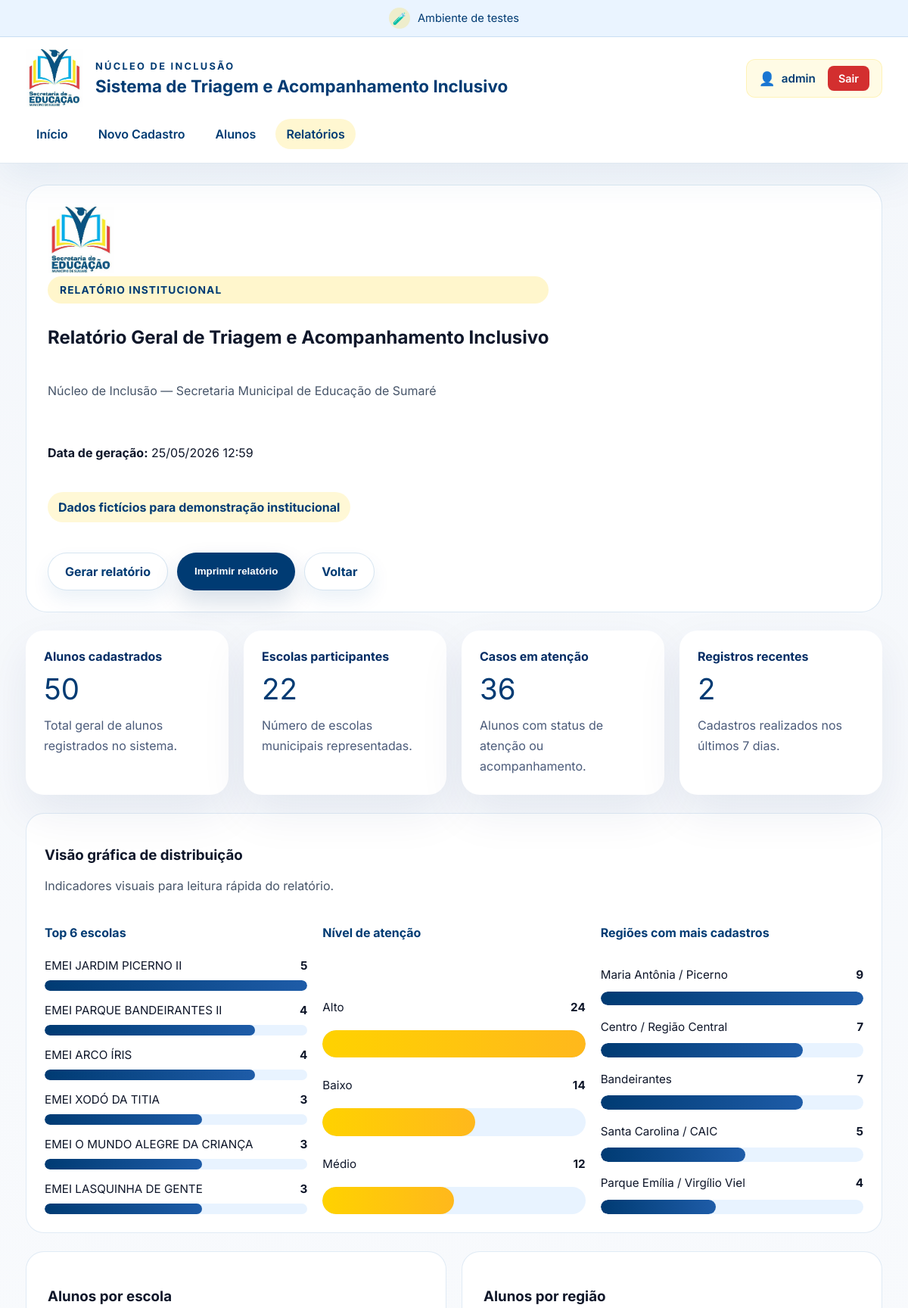
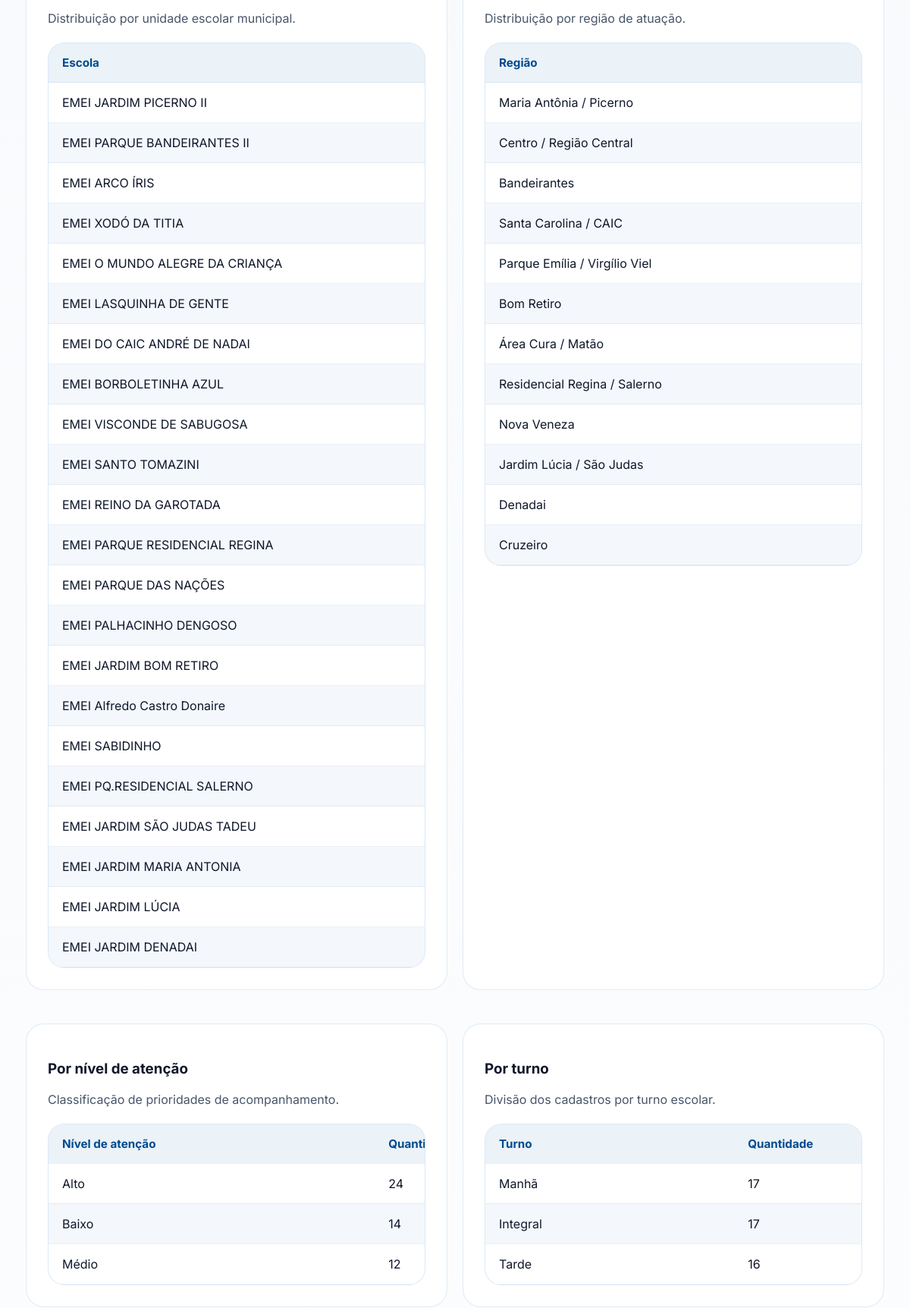
/relatorios (signed in, upper part), run on the app's committed database (2 pictures, top to bottom).
### tables this page shows
CREATE TABLE alunos (
            id INTEGER PRIMARY KEY AUTOINCREMENT,
            escola_nome TEXT,
            unidade_regiao TEXT,
            responsavel_preenc TEXT,
            cargo_funcao TEXT,
            telefone_email TEXT,
            aluno_nome TEXT,
            data_nascimento TEXT,
            idade TEXT,
            ano_serie TEXT,
            turma TEXT,
            turno TEXT,
            responsavel_familiar TEXT,
            telefone_responsavel TEXT,
            laudo TEXT,
            aee TEXT,
            acompanhamento_externo TEXT,
            contato_visual TEXT,
            dificuldade_interacao TEXT,
            prefere_sozinho TEXT,
            dificuldade_regras TEXT,
            resposta_chamado TEXT,
            comunicacao_oral TEXT,
            repeticao_palavras TEXT,
            expressar_necessidades TEXT,
            incômodo_sensoriais TEXT,
            movimentos_repetitivos TEXT,
            apego_rotinas TEXT,
            irritacao_mudancas TEXT,
            interesses_restritos TEXT,
            crises_sem_causa TEXT,
            dificuldade_concentracao TEXT,
            apoio_constante TEXT,
            seletividade_alimentar TEXT,
            dificuldade_grupo TEXT,
            sensibilidade_toque TEXT,
            familia_alertada TEXT
        , data_cadastro TEXT, status_caso TEXT, nivel_atencao TEXT, sinais_observados TEXT, observacoes_pedagogicas TEXT);

### app.py (the view)
@app.route("/relatorios")
@login_required
def relatorios():
    metrics = get_dashboard_metrics()
    escolas_por_escola = get_count_group_by("escola_nome")
    escolas_por_regiao = get_count_group_by("unidade_regiao")
    niveis_atencao = get_count_group_by("nivel_atencao")
    turnos = get_count_group_by("turno")
    def add_width(items):
        max_total = max((item["total"] for item in items), default=1)
        return [
            {**item, "width": int(item["total"] * 100 / max_total) if max_total else 0}
            for item in items
        ]
    return render_template(
        "relatorios.html",
        aviso=AVISO_IMPORTANTE,
        data_geracao=datetime.now().strftime("%d/%m/%Y %H:%M"),
        escolas_por_escola=escolas_por_escola,
        escolas_por_regiao=escolas_por_regiao,
        niveis_atencao=niveis_atencao,
        turnos=turnos,
        escolas_top=add_width(escolas_por_escola[:6]),
        regioes_top=add_width(escolas_por_regiao[:5]),
        niveis_top=add_width(niveis_atencao),
        cadastros_recentes=get_recent_cadastros(8),
        resumo_indicadores=metrics,
        **metrics,
    )

### app.py (called while the page is built)
def get_db_connection():
    conn = sqlite3.connect(DATABASE)
    conn.row_factory = sqlite3.Row
    return conn

def get_count_group_by(column, limit=None):
    conn = get_db_connection()
    query = f"SELECT {column} AS key, COUNT(*) AS total FROM alunos GROUP BY {column} ORDER BY total DESC"
    if limit:
        query += f" LIMIT {limit}"
    rows = conn.execute(query).fetchall()
    conn.close()
    return [dict(row) for row in rows]

def get_recent_cadastros(limit=10):
    conn = get_db_connection()
    rows = conn.execute(
        "SELECT aluno_nome, escola_nome, data_cadastro, status_caso, nivel_atencao FROM alunos ORDER BY data_cadastro DESC, aluno_nome ASC LIMIT ?",
        (limit,),
    ).fetchall()
    conn.close()
    return [dict(row) for row in rows]

def get_dashboard_metrics():
    conn = get_db_connection()
    total_alunos = conn.execute("SELECT COUNT(*) FROM alunos").fetchone()[0]
    total_escolas = conn.execute("SELECT COUNT(DISTINCT escola_nome) FROM alunos").fetchone()[0]
    casos_atencao = conn.execute(
        "SELECT COUNT(*) FROM alunos WHERE status_caso IN (?, ?, ?)",
        ("Em atenção", "Acompanhamento", "Encaminhamento recomendado"),
    ).fetchone()[0]
    registros_recentes = conn.execute(
        "SELECT COUNT(*) FROM alunos WHERE data_cadastro >= date('now','-7 days')"
    ).fetchone()[0]
    conn.close()
    return {
        "total_alunos": total_alunos,
        "total_escolas": total_escolas,
        "casos_atencao": casos_atencao,
        "registros_recentes": registros_recentes,
    }

def login_required(f):
    @wraps(f)
    def decorated_function(*args, **kwargs):
        if 'usuario' not in session:
            return redirect(url_for('login'))
        return f(*args, **kwargs)
    return decorated_function

### templates/relatorios.html (shortened to what this page needs)
<!DOCTYPE html>
<html lang="pt-BR">
<head>
    <link rel="stylesheet" href="{{ url_for('static', filename='style.css') }}" />
</head>
<body>
    {% include 'header.html' %}
    <main class="container">
        <section class="report-header report-card">
            <div class="report-header-top">
                <div>
                    <img src="{{ url_for('static', filename='logo_secretaria.png') }}" alt="Secretaria de Educação de Sumaré" class="report-logo" />
                    <div class="report-headline">
                        <span class="eyebrow">Relatório institucional</span>
                        <h2>Relatório Geral de Triagem e Acompanhamento Inclusivo</h2>
                        <p class="subtitle">Núcleo de Inclusão — Secretaria Municipal de Educação de Sumaré</p>
                    </div>
                </div>
                <div class="report-meta">
                    <p><strong>Data de geração:</strong> {{ data_geracao }}</p>
                    <p class="report-badge">Dados fictícios para demonstração institucional</p>
                </div>
            </div>
            <div class="report-actions">
                <a class="button secondary" href="{{ url_for('relatorios') }}">Gerar relatório</a>
                <button class="button primary" onclick="window.print()">Imprimir relatório</button>
                <a class="button secondary" href="{{ url_for('index') }}">Voltar</a>
            </div>
        </section>
        <section class="dashboard-grid report-summary">
            <div class="stat-card report-stat-card">
                <h3>Alunos cadastrados</h3>
                <p class="stat-value">{{ total_alunos }}</p>
                <p class="stat-text">Total geral de alunos registrados no sistema.</p>
            </div>
            <div class="stat-card report-stat-card">
                <h3>Escolas participantes</h3>
                <p class="stat-value">{{ total_escolas }}</p>
                <p class="stat-text">Número de escolas municipais representadas.</p>
            </div>
            <div class="stat-card report-stat-card">
                <h3>Casos em atenção</h3>
                <p class="stat-value">{{ casos_atencao }}</p>
                <p class="stat-text">Alunos com status de atenção ou acompanhamento.</p>
            </div>
            <div class="stat-card report-stat-card">
                <h3>Registros recentes</h3>
                <p class="stat-value">{{ registros_recentes }}</p>
                <p class="stat-text">Cadastros realizados nos últimos 7 dias.</p>
            </div>
        </section>
        <section class="report-card chart-section">
            <div class="section-card-content">
                <div>
                    <h3>Visão gráfica de distribuição</h3>
                    <p class="subtitle">Indicadores visuais para leitura rápida do relatório.</p>
                </div>
            </div>
            <div class="charts-grid">
                <div class="chart-panel">
                    <div class="chart-title">Top 6 escolas</div>
                    {% for item in escolas_top %}
                        <div class="chart-row">
                            <div class="chart-meta">
                                <span>{{ item.key or 'Não informado' }}</span>
                                <strong>{{ item.total }}</strong>
                            </div>
                            <div class="chart-bar-bg">
                                <div class="chart-bar-fill" style="width: {{ item.width }}%;"></div>
                            </div>
                        </div>
                    {% endfor %}
                </div>
                <div class="chart-panel">
                    <div class="chart-title">Nível de atenção</div>
                    {% for item in niveis_top %}
                        <div class="chart-row">
                            <div class="chart-meta">
                                <span>{{ item.key or 'Não informado' }}</span>
                                <strong>{{ item.total }}</strong>
                            </div>
                            <div class="chart-bar-bg">
                                <div class="chart-bar-fill chart-fill-gold" style="width: {{ item.width }}%;"></div>
                            </div>
                        </div>
                    {% endfor %}
                </div>
                <div class="chart-panel">
                    <div class="chart-title">Regiões com mais cadastros</div>
                    {% for item in regioes_top %}
                        <div class="chart-row">
                            <div class="chart-meta">
                                <span>{{ item.key or 'Não informado' }}</span>
                                <strong>{{ item.total }}</strong>
                            </div>
                            <div class="chart-bar-bg">
                                <div class="chart-bar-fill" style="width: {{ item.width }}%;"></div>
                            </div>
                        </div>
                    {% endfor %}
                </div>
            </div>
        </section>
        <section class="report-grid">
            <div class="report-card">
                <div class="section-card-content">
                    <div>
                        <h3>Alunos por escola</h3>
                        <p class="subtitle">Distribuição por unidade escolar municipal.</p>
                    </div>
                </div>
                <div class="table-scroll">
                    <table class="report-table">
                        <thead>
                            <tr>
                                <th>Escola</th>
                            </tr>
                        </thead>
                        <tbody>
                            {% for item in escolas_por_escola %}
                                <tr>
                                    <td>{{ item.key or 'Não informado' }}</td>
                                </tr>
                            {% endfor %}
                        </tbody>
                    </table>
                </div>
            </div>
            <div class="report-card">
                <div class="section-card-content">
                    <div>
                        <h3>Alunos por região</h3>
                        <p class="subtitle">Distribuição por região de atuação.</p>
                    </div>
                </div>
                <div class="table-scroll">
                    <table class="report-table">
                        <thead>
                            <tr>
                                <th>Região</th>
                            </tr>
                        </thead>
                        <tbody>
                            {% for item in escolas_por_regiao %}
                                <tr>
                                    <td>{{ item.key or 'Não informado' }}</td>
                                </tr>
                            {% endfor %}
                        </tbody>
                    </table>
                </div>
            </div>
            <div class="report-card">
                <div class="section-card-content">
                    <div>
                        <h3>Por nível de atenção</h3>
                        <p class="subtitle">Classificação de prioridades de acompanhamento.</p>
                    </div>
                </div>
                <div class="table-scroll">
                    <table class="report-table">
                        <thead>
                            <tr>
                                <th>Nível de atenção</th>
                                <th>Quantidade</th>
                            </tr>
                        </thead>
                        <tbody>
                            {% for item in niveis_atencao %}
                                <tr>
                                    <td>{{ item.key or 'Não informado' }}</td>
                                    <td>{{ item.total }}</td>
                                </tr>
                            {% endfor %}
                        </tbody>
                    </table>
                </div>
            </div>
            <div class="report-card">
                <div class="section-card-content">
                    <div>
                        <h3>Por turno</h3>
                        <p class="subtitle">Divisão dos cadastros por turno escolar.</p>
                    </div>
                </div>
                <div class="table-scroll">
                    <table class="report-table">
                        <thead>
                            <tr>
                                <th>Turno</th>
                                <th>Quantidade</th>
                            </tr>
                        </thead>
                        <tbody>
                            {% for item in turnos %}
                                <tr>
                                    <td>{{ item.key or 'Não informado' }}</td>
                                    <td>{{ item.total }}</td>
                                </tr>
                            {% endfor %}
                        </tbody>
                    </table>
                </div>
            </div>
        </section>
    </main>
</body>
</html>

### data on the page
alunos: nivel_atencao "Alto", total "24", {{ item.width }} 100 (drawn)
alunos: turno "Integral", total "17"

### other printed values
{{ session.get('usuario', 'Usuário') }} "admin"
{{ total_alunos }} "50"
{{ total_escolas }} "22"
{{ casos_atencao }} "36"
{{ registros_recentes }} "2"
{{ item.key or 'Não informado' }} "EMEI JARDIM PICERNO II" "EMEI PARQUE BANDEIRANTES II" "EMEI ARCO ÍRIS" "EMEI XODÓ DA TITIA" "EMEI O MUNDO ALEGRE DA CRIANÇA" "EMEI LASQUINHA DE GENTE"
{{ item.total }} "5" "4" "4" "3" "3" "3"
{{ item.key or 'Não informado' }} "Baixo" "Médio"
{{ item.total }} "14" "12"
{{ item.key or 'Não informado' }} "Maria Antônia / Picerno" "Centro / Região Central" "Bandeirantes" "Santa Carolina / CAIC" "Parque Emília / Virgílio Viel"
{{ item.total }} "9" "7" "7" "5" "4"
{{ item.key or 'Não informado' }} "EMEI JARDIM PICERNO II" "EMEI PARQUE BANDEIRANTES II" "EMEI ARCO ÍRIS" "EMEI XODÓ DA TITIA" "EMEI O MUNDO ALEGRE DA CRIANÇA" "EMEI LASQUINHA DE GENTE" "EMEI DO CAIC ANDRÉ DE NADAI" "EMEI BORBOLETINHA AZUL" "EMEI VISCONDE DE SABUGOSA" "EMEI SANTO TOMAZINI" "EMEI REINO DA GAROTADA" "EMEI PARQUE RESIDENCIAL REGINA" "EMEI PARQUE DAS NAÇÕES" "EMEI PALHACINHO DENGOSO" "EMEI JARDIM BOM RETIRO" "EMEI Alfredo Castro Donaire" "EMEI SABIDINHO" "EMEI PQ.RESIDENCIAL SALERNO" "EMEI JARDIM SÃO JUDAS TADEU" "EMEI JARDIM MARIA ANTONIA" "EMEI JARDIM LÚCIA" "EMEI JARDIM DENADAI"
{{ item.key or 'Não informado' }} "Maria Antônia / Picerno" "Centro / Região Central" "Bandeirantes" "Santa Carolina / CAIC" "Parque Emília / Virgílio Viel" "Bom Retiro" "Área Cura / Matão" "Residencial Regina / Salerno" "Nova Veneza" "Jardim Lúcia / São Judas" "Denadai" "Cruzeiro"
{{ item.key or 'Não informado' }} "Manhã" "Tarde"
{{ item.total }} "17" "16"
